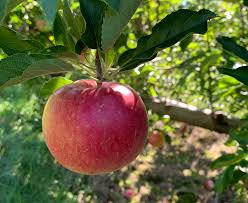
#> input picture img-prediction/apple.jpeg, 248 x 203 px, given as the content of the folder fruit-dataset, which was not available
$ jupyter execute --allow-errors notebook.ipynb   (shell and % lines are left out)   (text cells are left out)
#> lines starting #> are read from the running program, lines starting #| are printed output that depends on the picture; pictures that were not available may be replaced by others from this repository, and a replacement may not be noted
[cell 1]
# Melakukan import library
import os
import random
import shutil
import warnings
import zipfile

# Library untuk pemrosesan data gambar
import cv2
import matplotlib.pyplot as plt
import numpy as np
import pandas as pd
import seaborn as sns
import tensorflow as tf
from PIL import Image
from keras import Model, layers
from skimage import img_as_ubyte
from skimage import io
from skimage.exposure import adjust_gamma
from skimage.transform import rotate, AffineTransform, warp
from sklearn.metrics import confusion_matrix, classification_report

# Library untuk pembangunan model
from sklearn.model_selection import train_test_split
from tensorflow.keras.callbacks import ModelCheckpoint, EarlyStopping
from tensorflow.keras.layers import InputLayer, Conv2D, MaxPooling2D, Dense, Dropout, BatchNormalization, \
    GlobalAveragePooling2D
from tensorflow.keras.models import Sequential, Model
from tensorflow.keras.preprocessing import image
from tensorflow.keras.preprocessing.image import ImageDataGenerator
from tensorflow.keras.utils import to_categorical
from tensorflow.keras.layers import TFSMLayer
from tqdm.notebook import tqdm as tq

warnings.simplefilter(action='ignore', category=FutureWarning)

import gdown

# Mencetak versi TensorFlow yang sedang digunakan
print(tf.__version__)

[cell 2]
# ID File
file_id = "1F50w-PGnggX_cT9hs4Vpu8HUzt75VOlH"
url = f"https://drive.google.com/uc?id={file_id}"

# Unduh dalam bentuk zip
gdown.download(url, 'fruit-dataset.zip', quiet=False)
#> (this line was passed over: gdown is not available in this run)

#> (a cell that did not finish here is left out)

[cell 4]
# Mengecek label pada dataset
fruit_path = "fruit-dataset"
list_label = os.listdir(fruit_path)

list_label

[cell 5]
# Membuat dict yang menyimpan gambar untuk setiap kelas dalam data
fruit_image = {}

# Menentukan path sumber dataset
path = "fruit-dataset/"
for i in os.listdir(path):
    fruit_image[i] = os.listdir(path + i)

# Menampilkan secara acak 3 gambar di bawah hanya 10 kelas saja
fig, ax = plt.subplots(10, 5, figsize=[15, 10])

#> (the rest of this cell did not finish here and is left out)

[cell 6]
# Membuat fungsi untuk melihat jumlah citra dan ukuran resolusi
def print_images_resoulution(directory):
#> called with directory = 'fruit-dataset'
    unique_sizes = set()
    total_images = 0

    for subdir in os.listdir(directory):
        subdir_path = os.path.join(directory, subdir)
        image_files = os.listdir(subdir_path)
        num_images = len(image_files)

        print(f"{subdir}: {num_images}")
        total_images += num_images

        for image_file in image_files:
            img_path = os.path.join(subdir_path, image_file)
            with Image.open(img_path) as img:
#> img is the input picture: PIL image 248x203 RGB; mean R, G, B 100.1, 99.7, 56.7
                unique_sizes.add(img.size)

        for size in unique_sizes:
            print(f"- {size}")

        print("------------------")

    print(f"\nTotal: {total_images}")


print_images_resoulution("fruit-dataset")

[cell 7]
# Mendefinisikan path sumber
fruit_path = "fruit-dataset/"


def plot_distribution(dataset_path):
    # Membuat daftar yang menyimpan data untuk setiap nama file, path filem dan label dalam data
#> called with dataset_path = 'fruit-dataset/'
    file_name = []
    labels = []
    full_path = []

    # Mendapatkan nama file gambar, path file, dan label satu per satu dengan looping, dan simpan sebagai DataFrame
    for path, subdirs, files in os.walk(dataset_path):
        for name in files:
            full_path.append(os.path.join(path, name))
            labels.append(path.split('/')[-1])
            file_name.append(name)

    distribution_train = pd.DataFrame({
        'path': full_path,
        'file_name': file_name,
        'labels': labels
    })

    # Plot distribusi gambar setiap kelas
    label = distribution_train['labels']
    plt.figure(figsize=(10, 15))
    sns.set_style("darkgrid")
    sns.countplot(label)


plot_distribution(fruit_path)
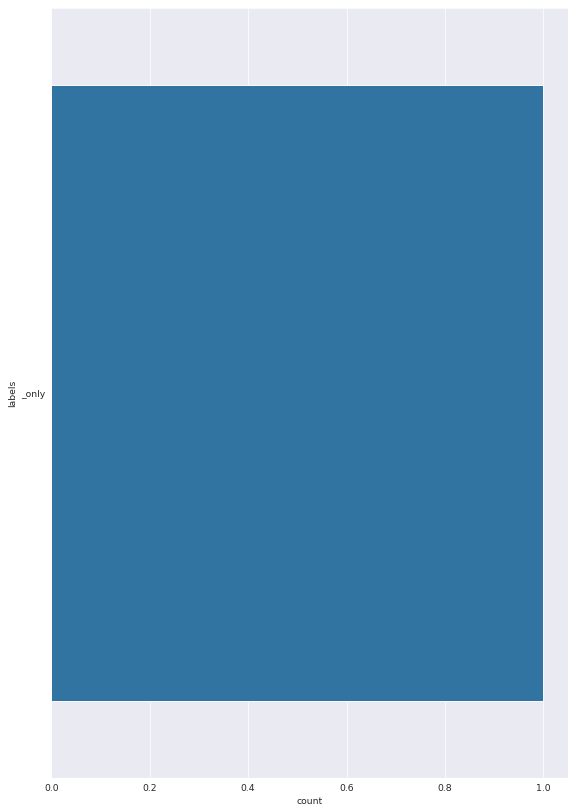
#> figure drawn by matplotlib, 1 panel

[cell 8]
# Membuat fungsi untuk melakukan rotasi berlawanan arah jaruh jam
def anticlockwise_rotation(img):
    img = cv2.cvtColor(img, cv2.COLOR_RGB2BGR)
    img = cv2.resize(img, (224, 224))
    angle = random.randint(0, 180)
    return rotate(img, angle)


# Membuat fungsi untuk melakukan rotasi searah jarum jam
def clockwise_rotation(img):
    img = cv2.cvtColor(img, cv2.COLOR_RGB2BGR)
    img = cv2.resize(img, (224, 224))
    angle = random.randint(0, 180)
    return rotate(img, -angle)


# Membuat fungsi untuk memberikan efek peningkatan kecerahan pada gambar
def add_brightness(img):
    img = cv2.cvtColor(img, cv2.COLOR_RGB2BGR)
    img = cv2.resize(img, (224, 224))
    img = adjust_gamma(img, gamma=0.5, gain=1.0)
    return img


# Membuat fungsi untuk membalik gambar secara vertikal dari atas ke bawah
def flip_up_down(img):
    img = cv2.cvtColor(img, cv2.COLOR_RGB2BGR)
    img = cv2.resize(img, (224, 224))
    return np.flipud(img)


# Membuat fungsi untuk memberikan efek pergeseran acak pada gambar
def sheared(img):
    img = cv2.cvtColor(img, cv2.COLOR_RGB2BGR)
    img = cv2.resize(img, (224, 224))
    transform = AffineTransform(shear=0.2)
    shear_img = warp(img, transform, mode='wrap')
    return shear_img


# Membuat fungsi untuk melakukan pergeseran melengkung pada gambar
def warp_shift(img):
    img = cv2.cvtColor(img, cv2.COLOR_RGB2BGR)
    img = cv2.resize(img, (224, 224))
    transform = AffineTransform(translation=(0, 40))
    warp_image = warp(img, transform, mode='wrap')
    return warp_image


# Membuat fungsi untuk memberikan efek blur pada gambar
def blur_image(img):
    img = cv2.cvtColor(img, cv2.COLOR_RGB2BGR)
    img = cv2.resize(img, (224, 224))
    return cv2.GaussianBlur(img, (9, 9), 0)


# Membuat fungsi untuk menambahkan noise pada gambar
def add_noise(img):
    img = cv2.cvtColor(img, cv2.COLOR_RGB2BGR)
    img = cv2.resize(img, (224, 224))
    gauss = np.random.normal(0, 0.7, img.shape)
    gauss = gauss.astype('uint8')
    img = cv2.add(img, gauss)
    return img

[cell 9]
# Membuat variabel transformasi yang akan menyimpan semua proses pra-pemrosesan yang telah dilakukan sebelumnya
transformations = {
    'rotation anticlockwise': anticlockwise_rotation,
    'rotation clockwise': clockwise_rotation,
    'warp shift': warp_shift,
    'blurring image': blur_image,
    'add brightness': add_brightness,
    'flip up down': flip_up_down,
    'sheared': sheared,
    'noise image': add_noise,
}


def generate_augmented_image(original_image_path, augmented_path):
    # Penyimpanan gambar yang telah melalui pra-pemrosesan
#> called with original_image_path = 'fruit-dataset/apple.jpeg', augmented_path = 'fruit-dataset/apple.jpeg'
    processed_images = []

    # Membaca nama gambar dari folder dan tambahkan path ke dalam array "images"
    for img in os.listdir(original_image_path):
        processed_images.append(os.path.join(original_image_path, img))

    # Jumlah gambar yang akan ditambahkan dengan hasil transformasi augmentasi, jumlahnya disesuaikan sesuai kebutuhan
    # variabel untuk melakukan iterasi sampai jumlah gambar yang ditentukan dalam images_to_generate
    images_to_generate = 270
    i = 1

    while i <= images_to_generate:
        random_image = random.choice(processed_images)
        try:
            original_image = io.imread(random_image)
            transformed_image = None

            # Variabel untuk melakukan iterasi sampai jumlah transformasi yang akan diterapkan
            n = 0
            transformation_count = random.randint(1, len(transformations))

            while n <= transformation_count:
                # Secara acak memilih dan memanggil metode
                key = random.choice(list(transformations))
                transformed_image = transformations[key](original_image)
                n = n + 1
#> this loop made 8 passes
#> pass 1, in anticlockwise_rotation, `img = cv2.resize(img, (224, 224))`:
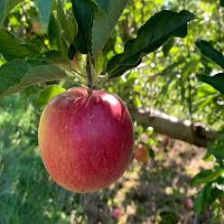
#> img: shape (224, 224, 3); mean B, G, R 56.6, 99.6, 100
#> pass 1, in generate_augmented_image, `transformed_image = transformations[key](original_image)`:
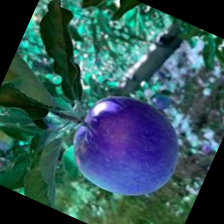
#> transformed_image: shape (224, 224, 3) float64; mean R, G, B 0.192, 0.333, 0.348
#> pass 2, in add_noise, `img = cv2.add(img, gauss)`:
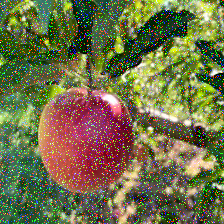
#> img: shape (224, 224, 3); mean B, G, R 71.8, 111.3, 111.8
#> after the loop, n = 8

            if not os.path.exists(augmented_path):
                os.makedirs(augmented_path)

            new_image_path = "%s/augmented_image_%s.jpg" % (augmented_path, i)
            transformed_image = img_as_ubyte(transformed_image)
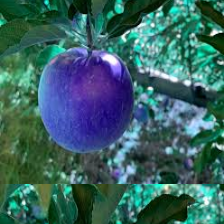
#> transformed_image: shape (224, 224, 3); mean R, G, B 56.6, 99.6, 100
            cv2.imwrite(new_image_path, transformed_image)
            i = i + 1
        except Exception as e:
            print('could not read the', image, ':', e, 'hence skipping it.')

[cell 10]
# Melakukan augmentasi untuk beberapa class yang masih minoritas
for cm in list_label:
    generate_augmented_image(original_image_path=f"fruit-dataset/{cm}", augmented_path=f"fruit-dataset/{cm}")

[cell 11]
# Melihat plot distribusi kelas setelah dilakukan augmentasi
plot_distribution(fruit_path)

[cell 12]
# Membuat variabel yang menampung lokasi folder dari dataset gambar
my_path = 'fruit-dataset/'

file_name = []
labels = []
full_path = []

for path, subdirs, files in os.walk(my_path):
    for name in files:
        full_path.append(os.path.join(path, name))
        labels.append(path.split('/')[-1])
        file_name.append(name)

# Memasukkan variabel yang sudah dikumpulkan pada looping di atas menjadi sebuah DataFrame
df = pd.DataFrame({
    "path": full_path,
    "file_name": file_name,
    "labels": labels
})

# Melihat jumlah data gambar pada masing-masing label
df.groupby(by='labels').size()
